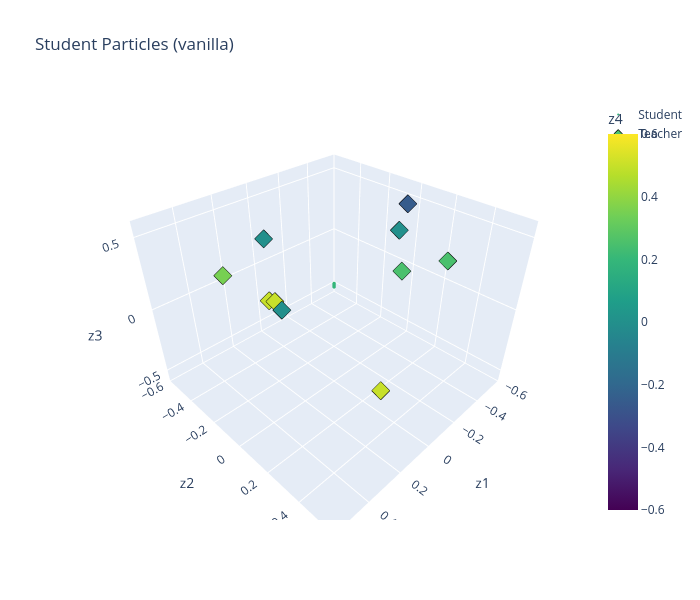

The notebook cell this image was saved under:
### Code cell
plot_particles_3d(h_vanilla["particles"][-1], teacher, "Student Particles (vanilla)")

### Figure 1 — Plotly figure (JSON) as saved in the notebook; plotly's stock layout.template omitted (floating-point values rounded to 4 significant figures; data arrays with more than 128 entries replaced by an {"elided": "..."} marker saying what was removed)
{"data": [{"marker": {"cmax": 0.6, "cmin": -0.6, "color": {"elided": "500 float values"}, "colorbar": {"title": {"text": "z4"}}, "colorscale": [[0, "#440154"], [0.1111, "#482878"], [0.2222, "#3e4989"], [0.3333, "#31688e"], [0.4444, "#26828e"], [0.5556, "#1f9e89"], [0.6667, "#35b779"], [0.7778, "#6ece58"], [0.8889, "#b5de2b"], [1, "#fde725"]], "size": 2}, "mode": "markers", "name": "Student", "type": "scatter3d", "x": {"elided": "500 float values"}, "y": {"elided": "500 float values"}, "z": {"elided": "500 float values"}}, {"marker": {"cmax": 0.6, "cmin": -0.6, "color": [0.25, 0.5, 0.0, 0.5, 0.35, 0.0, 0.0, 0.5, -0.25, 0.25], "colorscale": [[0, "#440154"], [0.1111, "#482878"], [0.2222, "#3e4989"], [0.3333, "#31688e"], [0.4444, "#26828e"], [0.5556, "#1f9e89"], [0.6667, "#35b779"], [0.7778, "#6ece58"], [0.8889, "#b5de2b"], [1, "#fde725"]], "line": {"color": "black", "width": 1}, "size": 6, "symbol": "diamond"}, "mode": "markers", "name": "Teacher", "type": "scatter3d", "x": [-0.5, 0.25, -0.25, 0.0, 0.35, 0.0, 0.5, 0.15, -0.5, -0.35], "y": [0.0, 0.5, 0.15, -0.5, -0.35, -0.5, 0.25, -0.25, 0.0, 0.35], "z": [0.0, 0.0, 0.5, -0.25, 0.25, 0.25, 0.5, 0.0, 0.5, 0.35]}], "layout": {"height": 600, "scene": {"xaxis": {"range": [-0.6, 0.6], "title": {"text": "z1"}}, "yaxis": {"range": [-0.6, 0.6], "title": {"text": "z2"}}, "zaxis": {"range": [-0.6, 0.6], "title": {"text": "z3"}}}, "title": {"text": "Student Particles (vanilla)"}, "width": 700}}
